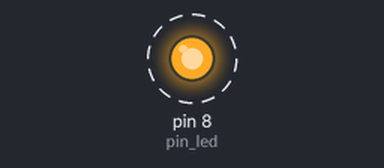
Recording of a sketch running on a simulated Arduino Uno, built with avr-gcc and run on an emulated ATmega328P. Parts: output pins drawn as LEDs (lit = HIGH). Dashed ring = blinking.

Above: at 0.5 s.
Timing chart, 0 to 4.6 s (numbered marks = the images above):
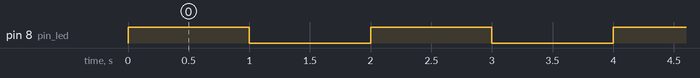

Measured:
- by itself, pin 8 (pin_led): alternates HIGH for 1.0 s and LOW for 1.0 s

The sketch:

Blinking_LED.ino
```cpp
int pin_led = 8;

void setup() {
  pinMode(pin_led, OUTPUT);
}

void loop() {
  digitalWrite(pin_led, HIGH);
  delay(1000);
  digitalWrite(pin_led, LOW);
  delay(1000);
}
```
